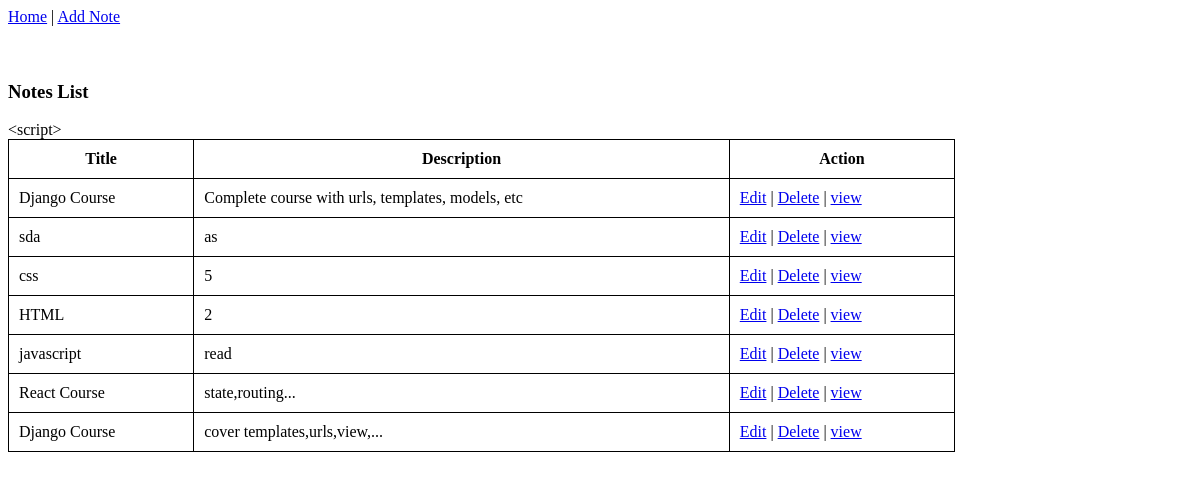
Before: /notes/ with the older database file.
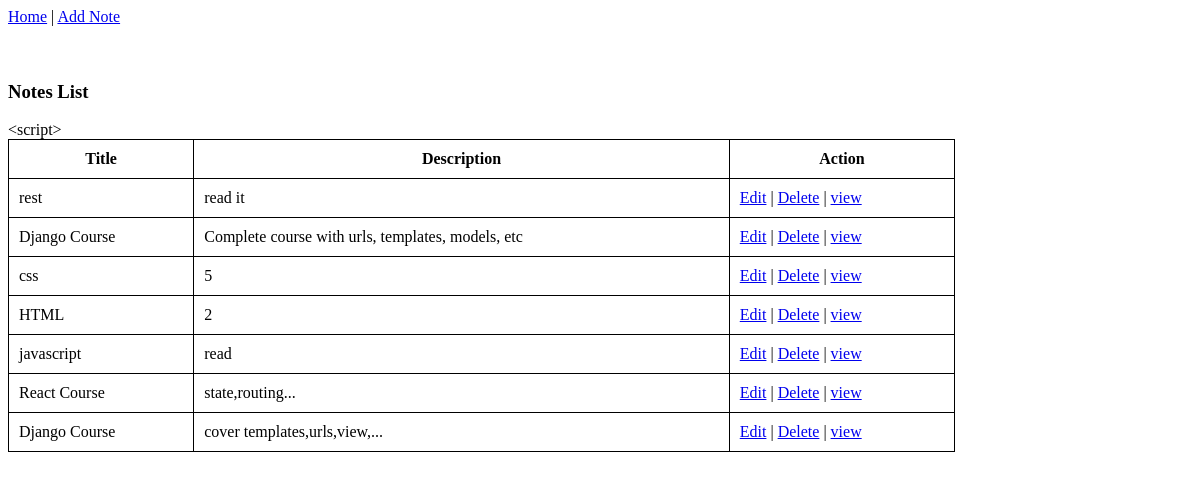
After: the same page with the newer database file.
### notes/models.py (models this page shows, shortened)
class Note(models.Model):
    title = models.CharField(max_length=100)
    description = models.TextField()

### notes/views.py (the view)
# urls.py: path('', views.index, name='index'),
def index(request):
    notes = Note.objects.all().order_by('-id')
    return render(request,"notes/index.html",{
                                              'notes': notes
                                              })

### notes/templates/notes/index.html
{% extends "notes/base.html" %}
{% block content %}
    <h3>Notes List</h3>
    &lt;script&gt;
    <table>
        <tr>
            <th>Title</th>
            <th>Description</th>
            <th>Action</th>
        </tr>
        {% for n in notes %}
            <tr>
                <td>{{ n.title }}</td>
                <td>{{ n.description | safe }}</td>
                <td>
                    <a href="#">Edit</a>
                    |
                    <a href="{% url 'notes:delete' n.id %}" onclick="return confirm('Are you sure to delete?')">Delete</a>
                    |
                    <a href="#">view</a>
                </td>
            </tr>
        {% endfor %}
    </table>
{% endblock content %}

### notes/templates/notes/base.html (shortened to what this page needs)
{% load static %}
<!DOCTYPE html>
<html lang="en">
    <head>
        <link rel="stylesheet" href="{% static 'notes/style.css' %}">
    </head>
    <body>
        {% include "notes/partials/header.html" %}
        {% block content %}
        {% endblock content %}
    </body>
</html>

### notes/templates/notes/partials/header.html
<nav>
    <a href="{% url 'notes:index' %}">Home</a>
    |
    <a href="{% url 'notes:add' %}">Add Note</a>
</nav>
<br>
<br>

### notes/static/notes/style.css (style rules this page uses)
table { width: 80%; border-collapse: collapse; }
th, td { border: 1px solid black; padding: 10px; }

Changed rows visible on the page:
removed Note: title "sda", description "as"
added Note: title "rest", description "read it"
